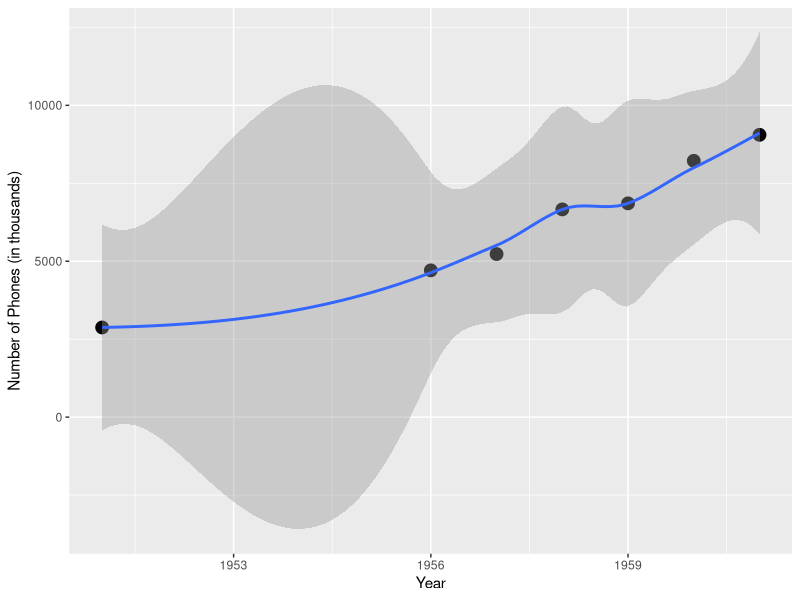

This chart was generated by the following R code:
## ---- chunk 1
knitr::opts_chunk$set(echo = FALSE)
## ---- chunk 2
# Load libraries
suppressMessages(library(ggplot2))
suppressMessages(library(reshape2))

phoneplot <- function (region)
{
    # Make a narrow data set
    WP <- melt(WorldPhones)
    colnames(WP) <- c("Year","Region","Phones")
    
    # Select only rows for selected region
    WP <- WP[which(WP$Region == region),]
    
    # Plot no. of phones vs. time for selected region
    p <- ggplot(WP,aes(x=Year,y=Phones)) +
        labs(x="Year",y="Number of Phones (in thousands)") + 
        geom_point(size=4) + geom_smooth()
    return(p)
}
## ---- chunk 3
phoneplot("Asia")
